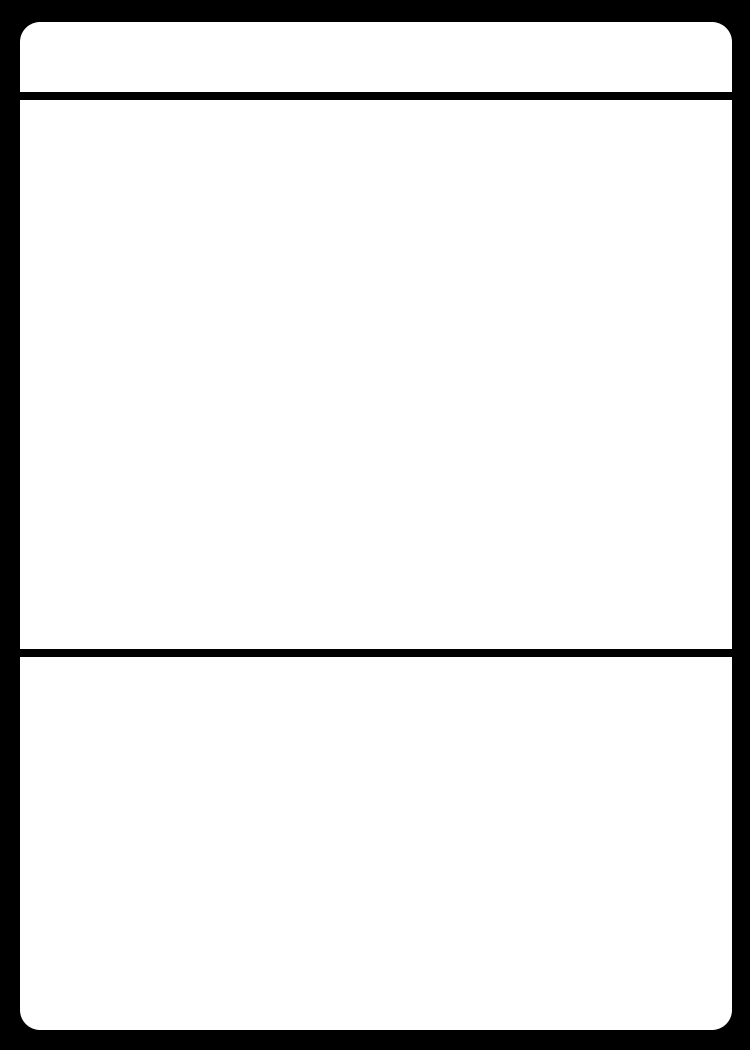
#> input picture tools/card_generator/card_base.png, 750 x 1050 px
$ python card_generator.py   (Python 2 division)
#> lines starting #> are read from the running program, lines starting #| are printed output that depends on the picture
from PIL import Image, ImageFont, ImageDraw
import textwrap
import re

title_font = ImageFont.truetype("verdanab.ttf", 50)
title_font_sm = ImageFont.truetype("verdanab.ttf", 30)
ability_font = ImageFont.truetype("verdana.ttf", 30)
flavor_font = ImageFont.truetype("verdanai.ttf", 25)


title_rect = (40, 26, 430, 48)
title_rect_sm = (40, 38, 430, 48)
ability_rect = (40, 700, 600, 300)
flavor_rect = (40, 720, 600, 100)

card_base = Image.open("card_base.png")
#> card_base is the input picture: PIL image 750x1050 RGB; min 0, max 255, mean 228.6

pattern_base = Image.open("pattern_base.png")
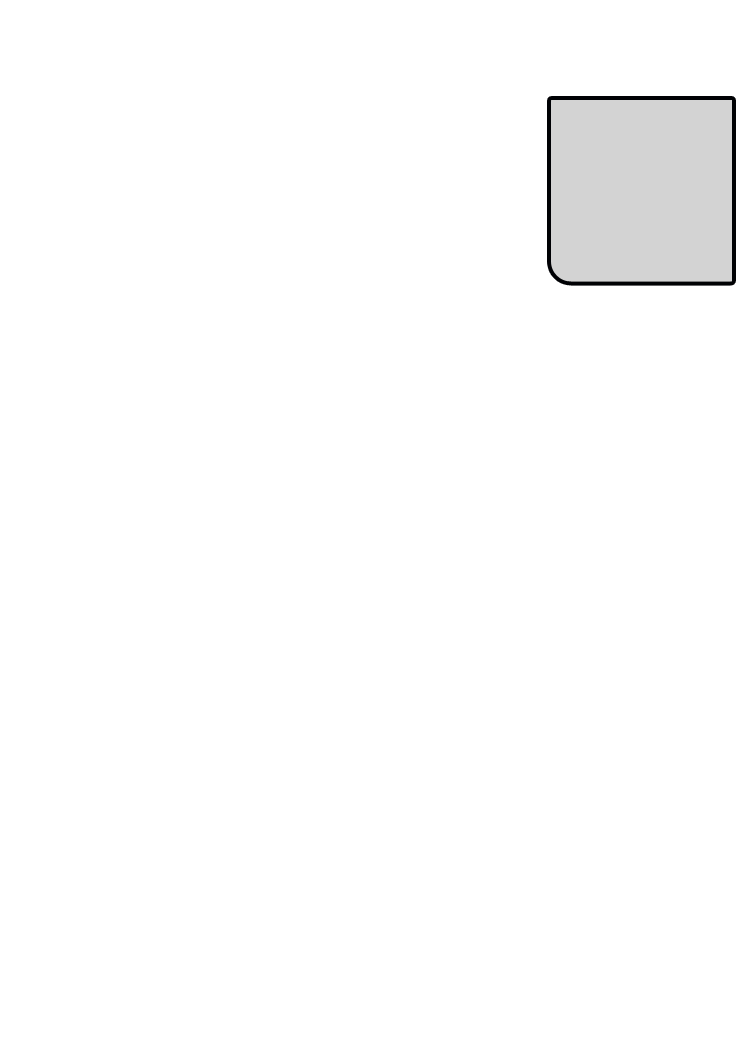
#> input picture tools/card_generator/pattern_base.png, 750 x 1050 px
#> pattern_base is the input picture: PIL image 750x1050 RGBA; mean R, G, B, A 252.2, 252.2, 252.2, 11.6

default_graphic = Image.open("default_image.png")
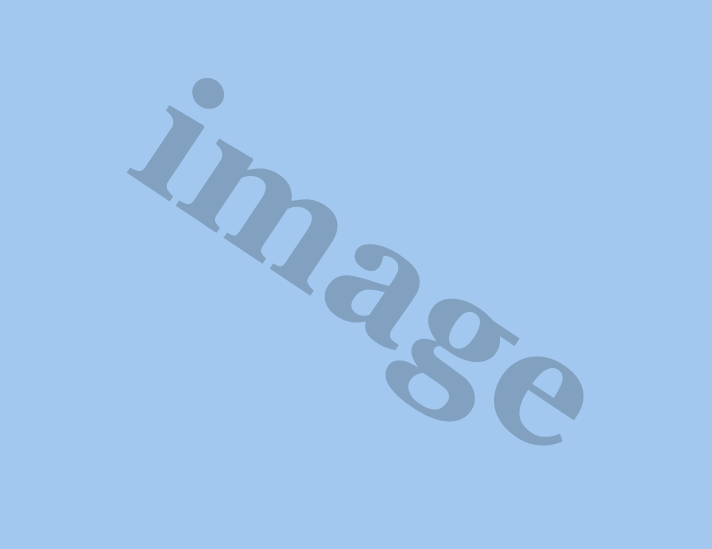
#> input picture tools/card_generator/default_image.png, 712 x 549 px
#> default_graphic is the input picture: PIL image 712x549 RGBA; mean R, G, B, A 159.9, 197.4, 235.8, 255

card_title_bars = {
	"Retail":Image.open("bar_retail.png"),
	"Office":Image.open("bar_office.png"),
	"Resident":Image.open("bar_resident.png")
}
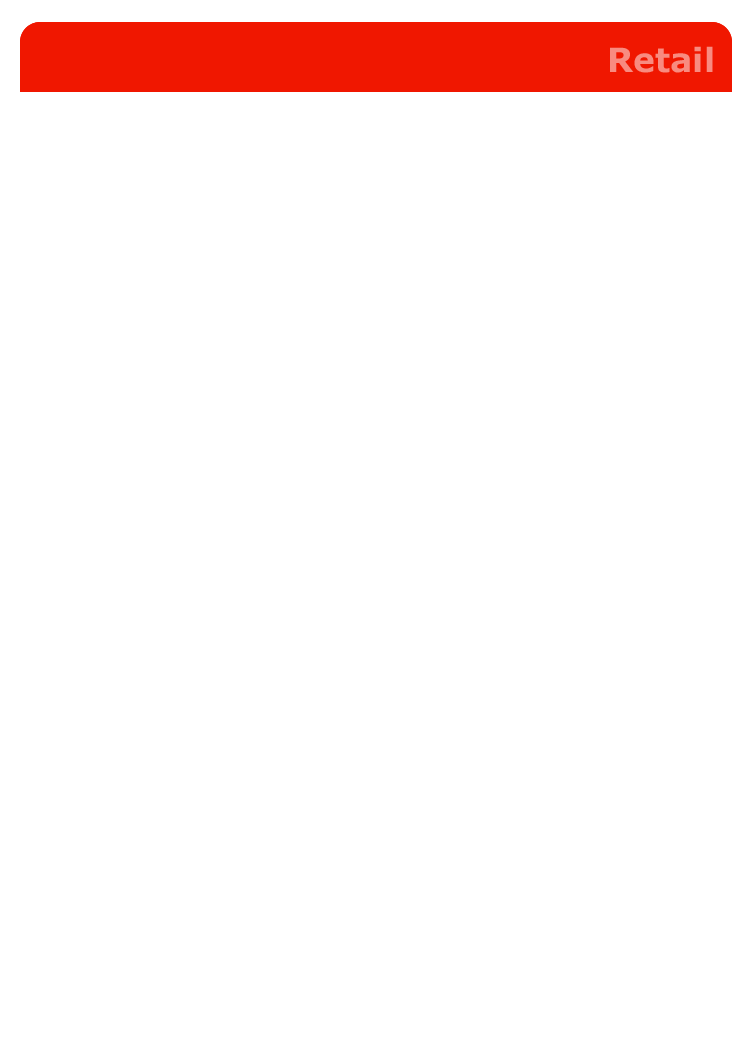
#> input picture tools/card_generator/bar_retail.png, 750 x 1050 px
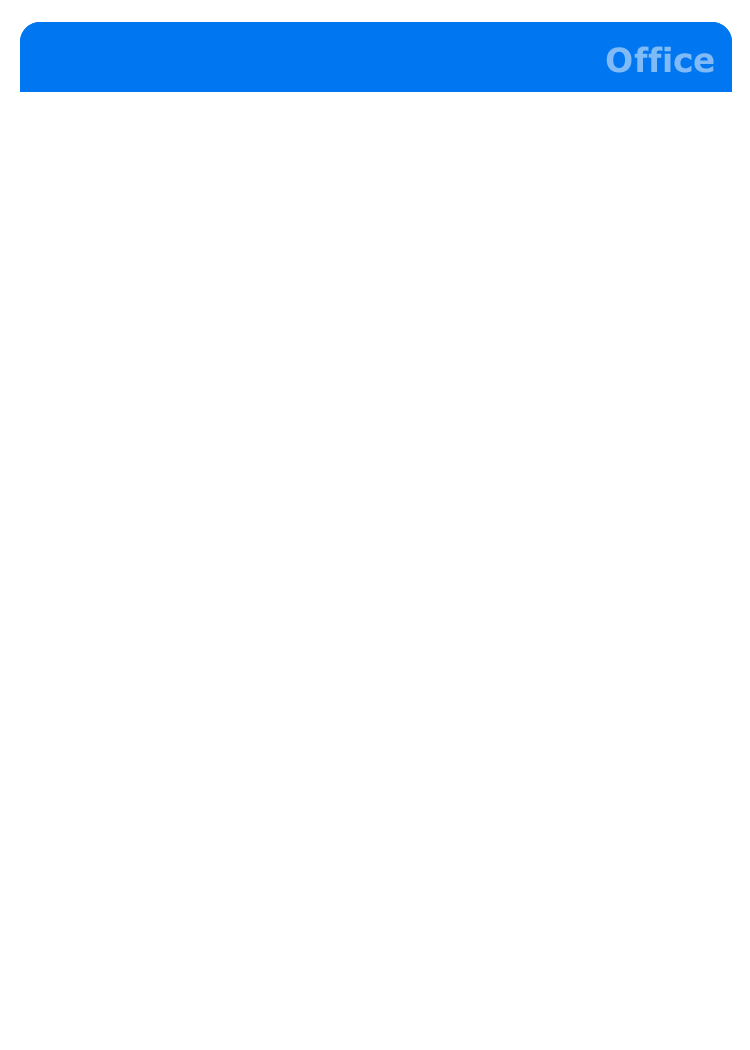
#> input picture tools/card_generator/bar_office.png, 750 x 1050 px
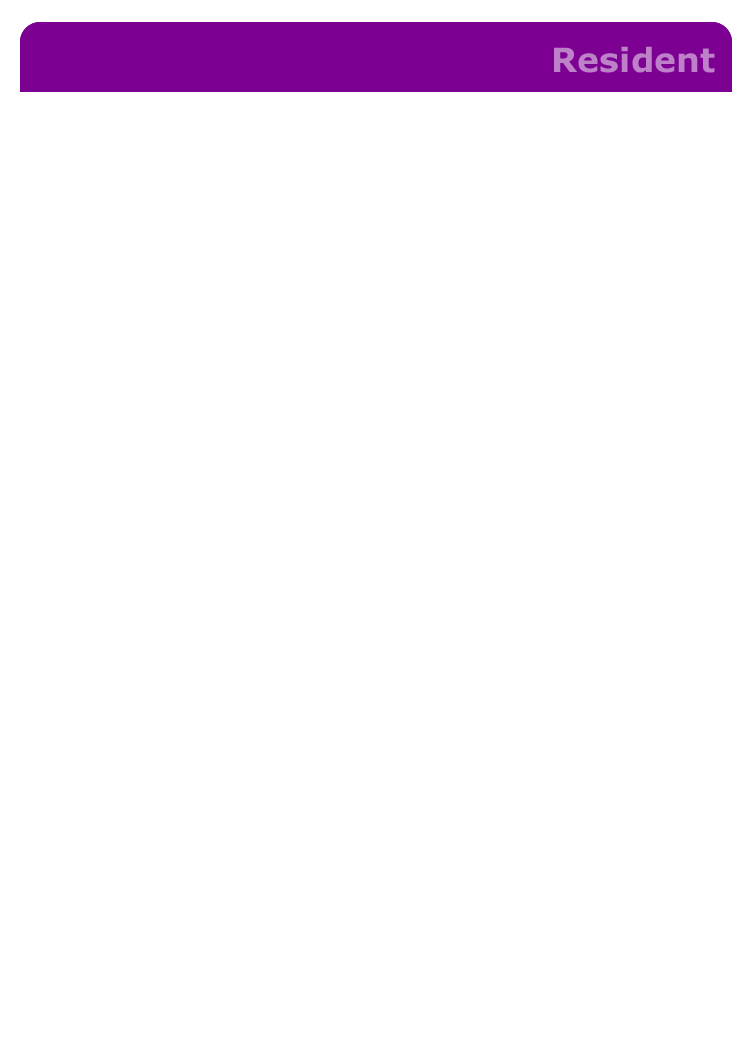
#> input picture tools/card_generator/bar_resident.png, 750 x 1050 px

card_pattern_bits = {
#> (the run stopped early here; a loop or call above may not have finished)
